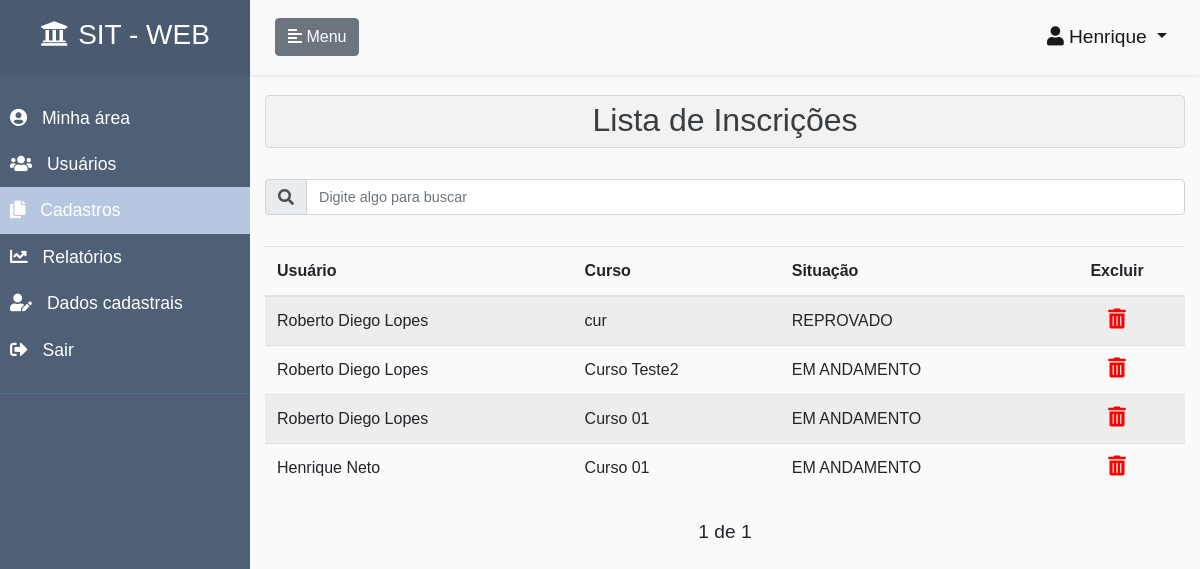
Screenshot of /cadastros-inscricoes/ (signed in) with the database file from the repository.
### accounts/models.py (models this page shows, shortened)
class CustomUser(AbstractUser):
    ALUNO = 1
    INSTRUTOR = 2
    ADMINISTRADOR = 3
    PERFIS = (
        (ALUNO, 'Aluno'),
        (INSTRUTOR, 'Instrutor'),
        (ADMINISTRADOR, 'Administrador'),
    )
    email = models.EmailField(unique=True)
    username = models.CharField(
        max_length=150,
        null=True,
        blank=True,
    )
    perfil = models.PositiveSmallIntegerField(
        choices=PERFIS,
        null=True,
        blank=True
    )
    REQUIRED_FIELDS = []
    USERNAME_FIELD = 'email'
    def tem_perfil_aluno(self):
        if self.perfil == self.ALUNO:
            return True
        return False
    def tem_perfil_instrutor(self):
        if self.perfil == self.INSTRUTOR:
            return True
        return False
    def tem_perfil_administrador(self):
        if self.perfil == self.ADMINISTRADOR or self.is_staff:
            return True
        return False

### core/models.py (models this page shows, shortened)
class Inscricao(models.Model):
    objects = InscricaoManager()
    SITUACOES = [
        ('EM ANDAMENTO', 'EM ANDAMENTO'),
        ('APROVADO', 'APROVADO'),
        ('REPROVADO', 'REPROVADO'),
    ]
    curso = models.ForeignKey(
        Curso,
        on_delete=models.CASCADE,
    )
    usuario = models.ForeignKey(
        AUTH_USER_MODEL,
        on_delete=models.CASCADE
    )
    percentual_andamento = models.DecimalField(
        max_digits=10,
        decimal_places=1,
        default=0
    )
    percentual_acertos = models.DecimalField(
        max_digits=10,
        decimal_places=1,
        default=0
    )
    situacao = models.CharField(
        max_length=12,
        choices=SITUACOES,
        default='EM ANDAMENTO'
    )
    obteve_certificado = models.BooleanField(
        default=False
    )
    data_inscricao = models.DateTimeField(
        auto_now_add=True
    )
    data_conclusao = models.DateTimeField(
        null=True,
        blank=True
    )
    ultimo_conteudo_acessado = models.CharField(
        max_length=50,
        null=True,
        blank=True
    )
    data_ultimo_conteudo_acessado = models.DateTimeField(
        null=True,
        blank=True
    )
    data_criacao = models.DateTimeField(
        auto_now_add=True,
        null=True,
        blank=True
    )
    data_atualizacao = models.DateTimeField(
        auto_now=True,
        null=True,
        blank=True
    )
    class Meta:
        verbose_name = "Inscrição"
        verbose_name_plural = "Inscrições"
        unique_together = (('curso', 'usuario'),)
    class CustomMeta:
        ordering_field = 'data_inscricao'
        search_fields = ['curso__titulo', 'usuario__email',
                         'usuario__first_name', 'data_inscricao', 'situacao']

class Curso(models.Model):
    objects = CursoManager()
    titulo = models.CharField(
        unique=True,
        max_length=70,
        verbose_name=u"título",
        help_text=u"Indique o título do curso"
    )
    categoria = models.ForeignKey(
        Categoria,
        on_delete=models.CASCADE,
        help_text=u"Selecione a categoria do curso"
    )
    usuario = models.ForeignKey(
        AUTH_USER_MODEL,
        on_delete=models.CASCADE
    )
    nome_instrutor = models.CharField(
        null=True,
        verbose_name=u"Nome do instrutor",
        help_text=u"Indique o nome do instrutor do curso",
        blank=True,
        max_length=50
    )
    palavras_chaves = models.CharField(
        max_length=150,
        verbose_name=u"Palavras-chave",
        help_text=u"Indique palavras-chave para o curso",
        null=True,
        blank=True
    )
    descricao = models.TextField(
        max_length=250,
        verbose_name=u"descrição",
        help_text=u"Indique uma descrição para o curso",
        null=True,
        blank=True
    )
    publicado = models.BooleanField(
        default=False,
        help_text=u"Indique o status de publicação do curso no sistema",
    )
    data_publicado = models.DateTimeField(
        null=True,
        blank=True
    )
    data_criacao = models.DateTimeField(
        auto_now_add=True,
        null=True,
        blank=True
    )
    data_atualizacao = models.DateTimeField(
        auto_now=True,
        null=True,
        blank=True
    )
    class Meta:
        verbose_name = "Curso"
        verbose_name_plural = "Cursos"
    class CustomMeta:
        ordering_field = 'titulo'
        search_fields = ['titulo', 'categoria__titulo', 'usuario__first_name',
                         'nome_instrutor', 'palavras_chaves', 'descricao']

### core/views.py (the view)
# urls.py: path('cadastros-inscricoes/',          registrosListView,  {'modelo': Inscricao},      name='cadastros-inscricoes'),
@login_required
def registrosListView(request, modelo):
    perfil_aluno = False
    perfil_instrutor = False
    perfil_administrador = False
    lista_categorias = False
    lista_cursos = False
    lista_unidades = False
    lista_videos = False
    lista_arquivos = False
    lista_questionarios = False
    lista_questoes = False
    lista_alternativas = False
    lista_avaliacoes = False
    lista_inscricoes = False
    if request.user.tem_perfil_aluno():
        return trata_usuario_sem_permissao(request)
    if request.user.tem_perfil_administrador():
        perfil_administrador = True
    if request.user.tem_perfil_instrutor():
        perfil_instrutor = True
    if modelo == Categoria:
        lista_categorias = True
    if modelo == Curso:
        lista_cursos = True
    if modelo == Unidade:
        lista_unidades = True
    if modelo == Video:
        lista_videos = True
    if modelo == Arquivo:
        lista_arquivos = True
    if modelo == Questionario:
        lista_questionarios = True
    if modelo == Questao:
        lista_questoes = True
    if modelo == Alternativa:
        lista_alternativas = True
    if modelo == Avaliacao:
        lista_avaliacoes = True
    if modelo == Inscricao:
        lista_inscricoes = True
    tituloPagina = modelo._meta.verbose_name_plural
    nomeLink = remover_acentos(modelo._meta.verbose_name.lower())
    try:
        search = request.GET.get('search')
    except:
        search = None
    if search:
        search_fields = modelo.CustomMeta.search_fields
        filtro = reduce(or_, [Q(**{'{}__icontains'.format(f): search})
                              for f in search_fields], Q())
        objetos = modelo.objects.obtem_objetos_por_perfil_usuario(
            request.user
        ).filter(
            filtro
        ).order_by(
            '-data_atualizacao'
        )
    else:
        lista_objetos = modelo.objects.obtem_objetos_por_perfil_usuario(
            request.user
        ).order_by(
            '-data_atualizacao'
        )
        paginator = Paginator(lista_objetos, 20)
        page = request.GET.get('page')
        objetos = paginator.get_page(page)
    nao_tem_objetos = False
    if len(objetos) == 0:
        nao_tem_objetos = True
    nome_template = 'core/registros-lista.html'
    if request.is_ajax():
        nome_template = 'core/registros-lista-conteudo.html'
    return render(
        request,
        nome_template,
        {
            'objetos': objetos,
            'tituloPagina': tituloPagina,
            'nomeLink': nomeLink,
            'perfil_aluno': perfil_aluno,
            'perfil_administrador': perfil_administrador,
            'perfil_instrutor': perfil_instrutor,
            'lista_categorias': lista_categorias,
            'lista_cursos': lista_cursos,
            'lista_unidades': lista_unidades,
            'lista_videos': lista_videos,
            'lista_arquivos': lista_arquivos,
            'lista_questionarios': lista_questionarios,
            'lista_questoes': lista_questoes,
            'lista_alternativas': lista_alternativas,
            'lista_avaliacoes': lista_avaliacoes,
            'lista_inscricoes': lista_inscricoes,
            'nao_tem_objetos': nao_tem_objetos,
            'menu_inicio': False,
            'menu_meus_cursos': False,
            'menu_cadastros': True,
            'menu_relatorios': False,
            'menu_usuarios': False,
            'menu_dados_cadastrais': False,
        }
    )

### core/templates/core/registros-lista.html (shortened to what this page needs)
{% extends 'pagina-inicial.html' %}
{% block content_page %}
<div class="col-12 list-div">
    <div class="alert alert-secondary" role="alert" style="background-color: rgba(0,0,0,.03); padding: 0;">
        <h2 class="text-center" style="margin-top: 5px;">Lista de {{tituloPagina}}</h2>
    </div>
    <div class="col-12 search-div">
        <form method="GET" id="search-form">
                <div class="input-group mb-3">
                    <div class="input-group-prepend">
                        <span class="input-group-text" id="basic-addon1"><i class="fas fa-search" id="teste"></i></span>
                    </div>
                    <input class="form-control" type="text" id="search" name="search"
                           placeholder="Digite algo para buscar"
                           value="{{ request.GET.search }}"
                           style="font-size: 0.9rem"
                           title="Informe qualquer caracteristica de um curso para filtrar">
                </div>
        </form>
    </div>
    {% if nao_tem_objetos == False %}
    <div class="container-pesquisa">
        {% include  'core/registros-lista-conteudo.html' %}
    </div>
    <div class="pagination" style="margin-top: 10px;">
        <span class="step-links">
            <div class="btn-toolbar justify-content-between" role="toolbar" aria-label="Toolbar with button groups">
                <span>
                    {% if objetos.paginator.num_pages %}
                    <span class="current" style="font-size: 1.2rem;">
                        {{ objetos.number }} de {{ objetos.paginator.num_pages }}
                    </span>
                    {% endif %}
                </span>
            </div>
        </span>
    </div>
    {% else %}
        <h5 class="text-center" style="margin-top: 20px;">Sem cadastros a serem exibidos</h5>
    {% endif %}
</div>
{% endblock %}

### templates/pagina-inicial.html (shortened to what this page needs)
{% extends  'base.html' %}
{% load static %}
{% load crispy_forms_tags %}
{% block head %}
    <link rel="stylesheet" href="{% static 'css/styles.css' %}">
{% endblock %}
{% block body %}
<body>
    <div class="wrapper">
        <nav id="sidebar">
            <div class="sidebar-header">
                <h3><a href="/" style="color: white;"><i class="fas fa-university class-icone" style="margin-right: 10px;  margin-top: 5px;"></i>SIT - WEB</a></h3>
            </div>
            <ul class="list-unstyled components">
                {% if menu_inicio == True %}
                <li class="active">
                    <a class="class-link" href="/area-usuario" title="Acessa área do usuário">
                        <i class="fas fa-user-circle class-icon"></i>
                        Minha área
                    </a>
                </li>
                {% else%}
                <li>
                    <a class="class-link" href="/area-usuario" title="Acessa área do usuário">
                        <i class="fas fa-user-circle class-icon"></i>
                        Minha área
                    </a>
                </li>
                {% endif %}
                {% if perfil_administrador == True %}
                    {% if menu_usuarios == True %}
                    <li class="active">
                    {% else %}
                    <li>
                    {% endif %}
                        <a class="class-link" href="/accounts/lista-usuarios" title="Acessa gerência de usuários">
                            <i class="fas fa-users class-icon"></i>
                            Usuários
                        </a>
                    </li>
                {% endif %}
                {% if perfil_administrador == True or perfil_instrutor == True %}
                    {% if menu_cadastros == True %}
                    <li class="active">
                    {% else %}
                    <li>
                    {% endif %}
                        <a class="class-link" href="/cadastros-conteudos" title="Acessa cadastros de conteúdos">
                            <i class="fas fa-copy class-icon"></i>
                            Cadastros
                        </a>
                    </li>
                {% endif %}
                {% if menu_relatorios == True %}
                <li class="active">
                    <a class="class-link" href="/relatorio-acompanhamento/"  title="Acessa relatórios de acompanhamento">
                        <i class="fas fa-chart-line class-icon"></i>
                        Relatórios
                    </a>
                </li>
                {% else%}
                <li>
                    <a class="class-link" href="/relatorio-acompanhamento/" title="Acessa relatórios de acompanhamento">
                        <i class="fas fa-chart-line class-icon"></i>
                        Relatórios
                    </a>
                </li>
                {% endif %}
                {% if menu_dados_cadastrais == True %}
                    <li class="active">
                {% else%}
                    <li>
                {% endif %}
                    <a class="class-link" href="/accounts/edit/{{ user.id }}" title="Informações de dados cadastrais do usuário">
                        <i class="fas fa-user-edit class-icon"></i>
                        Dados cadastrais
                    </a>
                </li>
                <li>
                    <a class="class-link" href="/accounts/logout" title="Realiza logout do usuário">
                        <i class="fas fa-sign-out-alt class-icon"></i>
                        Sair
                    </a>
                </li>
            </ul>
        </nav>
        <div id="content" class="container-fluid" style="padding-top: 0; padding-left: 0; padding-right: 0;">
            <nav class="navbar navbar-expand-lg navbar-light bg-light">
                <div class="container-fluid">
                    <button type="button" id="sidebarCollapse" class="btn btn-secondary">
                        <i class="fas fa-align-left"></i>
                        <span class="class-span">Menu</span>
                    </button>
                    <div class="collapse navbar-collapse" id="navbarSupportedContent">
                        <ul class="navbar-nav ml-auto">
                              <li class="nav-item active dropdown">
                                <a class="nav-link dropdown-toggle" href="#" id="navbarDropdownMenuLink" data-toggle="dropdown" aria-haspopup="true" aria-expanded="false" style="font-size: 1.2rem;">
                                  <i class="fas fa-user class-icon icone-usuario"></i>{{ user.first_name }}
                                </a>
                              </li>
                        </ul>
                    </div>
                </div>
            </nav>
            <div class="container-fluid">
                {% block content_page %}{% endblock %}
            </div>
        </div>
    </div>
</body>
{% endblock %}

### core/templates/core/registros-lista-conteudo.html (shortened to what this page needs)
<div style="overflow-x:auto;">
    <table class="table table-striped">
        <thead>
            <tr>
                {% if lista_inscricoes == True%}
                <th scope="col">Usuário</th>
                <th scope="col">Curso</th>
                <th scope="col">Situação</th>
                {% endif %}
                <th scope="col"><div class="text-center">Excluir</div></th>
            </tr>
        </thead>
        <tbody>
        {% for objeto in objetos %}
            <tr>
                {% if lista_inscricoes == True%}
                <td>{{ objeto.usuario.get_full_name }}</td>
                <td>{{ objeto.curso.titulo }}</td>
                <td>{{ objeto.situacao }}</td>
                {% endif %}
                <td>
                    <div class="text-center">
                        <i class="fas fa-trash-alt" style="cursor: pointer; font-size: 20px; color: red;" onclick="removeItem({{ objeto.id }}, '/remove-{{nomeLink}}/{{ objeto.id }}')" title="Remove registro selecionado"></i>
                    </div>
                </td>
            </tr>
        {% endfor %}
        </tbody>
    </table>
</div>

### rows the page displays
CustomUser: first_name "Henrique"
Inscricao: usuario.get_full_name "Roberto Diego Lopes", curso.titulo "cur", situacao "REPROVADO"
Inscricao: usuario.get_full_name "Roberto Diego Lopes", curso.titulo "Curso Teste2", situacao "EM ANDAMENTO"
Inscricao: usuario.get_full_name "Roberto Diego Lopes", curso.titulo "Curso 01", situacao "EM ANDAMENTO"
Inscricao: usuario.get_full_name "Henrique Neto", curso.titulo "Curso 01", situacao "EM ANDAMENTO"

### other values shown
{{ tituloPagina }} "Inscrições"
{{ objetos.number }} "1"
{{ objetos.paginator.num_pages }} "1"
